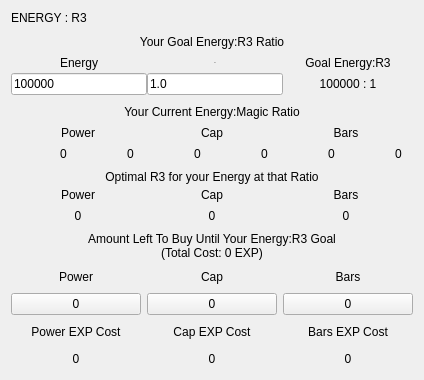
       <widget class="QWidget" name="er3" native="true">
        <layout class="QVBoxLayout" name="verticalLayout_16">
         <item>
          <widget class="QLabel" name="Title_12">
           <property name="text">
            <string>ENERGY : R3</string>
           </property>
           <property name="type_of_header" stdset="0">
            <string>misc</string>
           </property>
          </widget>
         </item>
         <item>
          <layout class="QVBoxLayout" name="layout_er3_goal_ratio">
           <property name="spacing">
            <number>0</number>
           </property>
           <item>
            <widget class="QLabel" name="header_36">
             <property name="minimumSize">
              <size>
               <width>395</width>
               <height>21</height>
              </size>
             </property>
             <property name="maximumSize">
              <size>
               <width>16777215</width>
               <height>21</height>
              </size>
             </property>
             <property name="text">
              <string>Your Goal Energy:R3 Ratio</string>
             </property>
             <property name="alignment">
              <set>Qt::AlignmentFlag::AlignCenter</set>
             </property>
             <property name="type_of_header" stdset="0">
              <string>1</string>
             </property>
            </widget>
           </item>
           <item>
            <layout class="QGridLayout" name="gridLayout_49">
             <item row="0" column="1">
              <widget class="QLabel" name="label_174">
               <property name="minimumSize">
                <size>
                 <width>130</width>
                 <height>21</height>
                </size>
               </property>
               <property name="font">
                <font>
                 <family>Nunito</family>
                 <pointsize>-1</pointsize>
                 <bold>false</bold>
                </font>
               </property>
               <property name="autoFillBackground">
                <bool>false</bool>
               </property>
               <property name="styleSheet">
                <string notr="true"/>
               </property>
               <property name="text">
                <string>R3</string>
               </property>
               <property name="alignment">
                <set>Qt::AlignmentFlag::AlignCenter</set>
               </property>
               <property name="type_of_header" stdset="0">
                <string>2</string>
               </property>
              </widget>
             </item>
             <item row="1" column="1">
              <widget class="QLineEdit" name="er3_edit_goal_ratio_r3">
               <property name="text">
                <string>1.0</string>
               </property>
              </widget>
             </item>
             <item row="0" column="2">
              <widget class="QLabel" name="label_175">
               <property name="minimumSize">
                <size>
                 <width>130</width>
                 <height>21</height>
                </size>
               </property>
               <property name="autoFillBackground">
                <bool>false</bool>
               </property>
               <property name="text">
                <string>Goal Energy:R3</string>
               </property>
               <property name="alignment">
                <set>Qt::AlignmentFlag::AlignCenter</set>
               </property>
               <property name="type_of_header" stdset="0">
                <string>2</string>
               </property>
              </widget>
             </item>
             <item row="1" column="2">
              <widget class="QLabel" name="er3_goal_er3_ratio">
               <property name="minimumSize">
                <size>
                 <width>130</width>
                 <height>21</height>
                </size>
               </property>
               <property name="autoFillBackground">
                <bool>false</bool>
               </property>
               <property name="text">
                <string>100000 : 1</string>
               </property>
               <property name="alignment">
                <set>Qt::AlignmentFlag::AlignCenter</set>
               </property>
               <property name="type_of_header" stdset="0">
                <string>2</string>
               </property>
              </widget>
             </item>
             <item row="1" column="0">
              <widget class="QLineEdit" name="er3_edit_goal_ratio_energy">
               <property name="focusPolicy">
                <enum>Qt::FocusPolicy::StrongFocus</enum>
               </property>
               <property name="inputMethodHints">
                <set>Qt::InputMethodHint::ImhNone</set>
               </property>
               <property name="text">
                <string>100000</string>
               </property>
              </widget>
             </item>
             <item row="0" column="0">
              <widget class="QLabel" name="label_176">
               <property name="minimumSize">
                <size>
                 <width>130</width>
                 <height>21</height>
                </size>
               </property>
               <property name="autoFillBackground">
                <bool>false</bool>
               </property>
               <property name="styleSheet">
                <string notr="true"/>
               </property>
               <property name="text">
                <string>Energy</string>
               </property>
               <property name="alignment">
                <set>Qt::AlignmentFlag::AlignCenter</set>
               </property>
               <property name="type_of_header" stdset="0">
                <string>2</string>
               </property>
              </widget>
             </item>
            </layout>
           </item>
          </layout>
         </item>
         <item>
          <layout class="QVBoxLayout" name="layout_er3_current_ratio">
           <property name="spacing">
            <number>0</number>
           </property>
           <item>
            <widget class="QLabel" name="header_37">
             <property name="minimumSize">
              <size>
               <width>395</width>
               <height>21</height>
              </size>
             </property>
             <property name="maximumSize">
              <size>
               <width>16777215</width>
               <height>21</height>
              </size>
             </property>
             <property name="text">
              <string>Your Current Energy:Magic Ratio</string>
             </property>
             <property name="alignment">
              <set>Qt::AlignmentFlag::AlignCenter</set>
             </property>
             <property name="type_of_header" stdset="0">
              <string>1</string>
             </property>
            </widget>
           </item>
           <item>
            <layout class="QGridLayout" name="gridLayout_50">
             <item row="0" column="1">
              <widget class="QLabel" name="label_177">
               <property name="minimumSize">
                <size>
                 <width>130</width>
                 <height>21</height>
                </size>
               </property>
               <property name="text">
                <string>Cap</string>
               </property>
               <property name="alignment">
                <set>Qt::AlignmentFlag::AlignCenter</set>
               </property>
               <property name="type_of_header" stdset="0">
                <string>2</string>
               </property>
              </widget>
             </item>
             <item row="0" column="0">
              <widget class="QLabel" name="label_178">
               <property name="minimumSize">
                <size>
                 <width>130</width>
                 <height>21</height>
                </size>
               </property>
               <property name="text">
                <string>Power</string>
               </property>
               <property name="alignment">
                <set>Qt::AlignmentFlag::AlignCenter</set>
               </property>
               <property name="type_of_header" stdset="0">
                <string>2</string>
               </property>
              </widget>
             </item>
             <item row="0" column="2">
              <widget class="QLabel" name="label_179">
               <property name="minimumSize">
                <size>
                 <width>130</width>
                 <height>21</height>
                </size>
               </property>
               <property name="text">
                <string>Bars</string>
               </property>
               <property name="alignment">
                <set>Qt::AlignmentFlag::AlignCenter</set>
               </property>
               <property name="type_of_header" stdset="0">
                <string>2</string>
               </property>
              </widget>
             </item>
             <item row="1" column="0">
              <layout class="QHBoxLayout" name="horizontalLayout_32">
               <property name="spacing">
                <number>0</number>
               </property>
               <item>
                <widget class="QLabel" name="er3_cr_power">
                 <property name="minimumSize">
                  <size>
                   <width>105</width>
                   <height>21</height>
                  </size>
                 </property>
                 <property name="maximumSize">
                  <size>
                   <width>130</width>
                   <height>21</height>
                  </size>
                 </property>
                 <property name="text">
                  <string>0</string>
                 </property>
                 <property name="alignment">
                  <set>Qt::AlignmentFlag::AlignCenter</set>
                 </property>
                 <property name="type_of_header" stdset="0">
                  <string>3</string>
                 </property>
                </widget>
               </item>
               <item>
                <widget class="QLabel" name="er3_cr_power_checker">
                 <property name="minimumSize">
                  <size>
                   <width>25</width>
                   <height>21</height>
                  </size>
                 </property>
                 <property name="text">
                  <string>0</string>
                 </property>
                 <property name="alignment">
                  <set>Qt::AlignmentFlag::AlignCenter</set>
                 </property>
                </widget>
               </item>
              </layout>
             </item>
             <item row="1" column="1">
              <layout class="QHBoxLayout" name="horizontalLayout_33">
               <property name="spacing">
                <number>0</number>
               </property>
               <item>
                <widget class="QLabel" name="er3_cr_cap">
                 <property name="minimumSize">
                  <size>
                   <width>105</width>
                   <height>21</height>
                  </size>
                 </property>
                 <property name="maximumSize">
                  <size>
                   <width>130</width>
                   <height>21</height>
                  </size>
                 </property>
                 <property name="text">
                  <string>0</string>
                 </property>
                 <property name="alignment">
                  <set>Qt::AlignmentFlag::AlignCenter</set>
                 </property>
                 <property name="type_of_header" stdset="0">
                  <string>3</string>
                 </property>
                </widget>
               </item>
               <item>
                <widget class="QLabel" name="er3_cr_cap_checker">
                 <property name="minimumSize">
                  <size>
                   <width>25</width>
                   <height>21</height>
                  </size>
                 </property>
                 <property name="text">
                  <string>0</string>
                 </property>
                 <property name="alignment">
                  <set>Qt::AlignmentFlag::AlignCenter</set>
                 </property>
                </widget>
               </item>
              </layout>
             </item>
             <item row="1" column="2">
              <layout class="QHBoxLayout" name="horizontalLayout_34">
               <property name="spacing">
                <number>0</number>
               </property>
               <item>
                <widget class="QLabel" name="er3_cr_bar">
                 <property name="minimumSize">
                  <size>
                   <width>105</width>
                   <height>21</height>
                  </size>
                 </property>
                 <property name="maximumSize">
                  <size>
                   <width>130</width>
                   <height>21</height>
                  </size>
                 </property>
                 <property name="text">
                  <string>0</string>
                 </property>
                 <property name="alignment">
                  <set>Qt::AlignmentFlag::AlignCenter</set>
                 </property>
                 <property name="type_of_header" stdset="0">
                  <string>3</string>
                 </property>
                </widget>
               </item>
               <item>
                <widget class="QLabel" name="er3_cr_bar_checker">
                 <property name="minimumSize">
                  <size>
                   <width>25</width>
                   <height>21</height>
                  </size>
                 </property>
                 <property name="text">
                  <string>0</string>
                 </property>
                 <property name="alignment">
                  <set>Qt::AlignmentFlag::AlignCenter</set>
                 </property>
                </widget>
               </item>
              </layout>
             </item>
            </layout>
           </item>
          </layout>
         </item>
         <item>
          <layout class="QVBoxLayout" name="er3_optimal_energy_at_that_ratio">
           <property name="spacing">
            <number>0</number>
           </property>
           <item>
            <widget class="QLabel" name="header_38">
             <property name="text">
              <string>Optimal R3 for your Energy at that Ratio</string>
             </property>
             <property name="alignment">
              <set>Qt::AlignmentFlag::AlignCenter</set>
             </property>
             <property name="type_of_header" stdset="0">
              <string>1</string>
             </property>
            </widget>
           </item>
           <item>
            <layout class="QGridLayout" name="gridLayout_51">
             <item row="1" column="0">
              <widget class="QLabel" name="er3_optimal_r3_for_energy_power">
               <property name="minimumSize">
                <size>
                 <width>130</width>
                 <height>21</height>
                </size>
               </property>
               <property name="text">
                <string>0</string>
               </property>
               <property name="alignment">
                <set>Qt::AlignmentFlag::AlignCenter</set>
               </property>
               <property name="type_of_header" stdset="0">
                <string>3</string>
               </property>
              </widget>
             </item>
             <item row="1" column="2">
              <widget class="QLabel" name="er3_optimal_r3_for_energy_bar">
               <property name="minimumSize">
                <size>
                 <width>130</width>
                 <height>21</height>
                </size>
               </property>
               <property name="text">
                <string>0</string>
               </property>
               <property name="alignment">
                <set>Qt::AlignmentFlag::AlignCenter</set>
               </property>
               <property name="type_of_header" stdset="0">
                <string>3</string>
               </property>
              </widget>
             </item>
             <item row="1" column="1">
              <widget class="QLabel" name="er3_optimal_r3_for_energy_cap">
               <property name="minimumSize">
                <size>
                 <width>130</width>
                 <height>21</height>
                </size>
               </property>
               <property name="text">
                <string>0</string>
               </property>
               <property name="alignment">
                <set>Qt::AlignmentFlag::AlignCenter</set>
               </property>
               <property name="type_of_header" stdset="0">
                <string>3</string>
               </property>
              </widget>
             </item>
             <item row="0" column="2">
              <widget class="QLabel" name="label_180">
               <property name="minimumSize">
                <size>
                 <width>130</width>
                 <height>21</height>
                </size>
               </property>
               <property name="text">
                <string>Bars</string>
               </property>
               <property name="alignment">
                <set>Qt::AlignmentFlag::AlignCenter</set>
               </property>
               <property name="type_of_header" stdset="0">
                <string>2</string>
               </property>
              </widget>
             </item>
             <item row="0" column="0">
              <widget class="QLabel" name="label_181">
               <property name="minimumSize">
                <size>
                 <width>130</width>
                 <height>21</height>
                </size>
               </property>
               <property name="text">
                <string>Power</string>
               </property>
               <property name="alignment">
                <set>Qt::AlignmentFlag::AlignCenter</set>
               </property>
               <property name="type_of_header" stdset="0">
                <string>2</string>
               </property>
              </widget>
             </item>
             <item row="0" column="1">
              <widget class="QLabel" name="label_182">
               <property name="minimumSize">
                <size>
                 <width>130</width>
                 <height>21</height>
                </size>
               </property>
               <property name="text">
                <string>Cap</string>
               </property>
               <property name="alignment">
                <set>Qt::AlignmentFlag::AlignCenter</set>
               </property>
               <property name="type_of_header" stdset="0">
                <string>2</string>
               </property>
              </widget>
             </item>
            </layout>
           </item>
          </layout>
         </item>
         <item>
          <layout class="QVBoxLayout" name="layout_er3_amount_left_to_buy" stretch="0,0">
           <property name="spacing">
            <number>6</number>
           </property>
           <property name="sizeConstraint">
            <enum>QLayout::SizeConstraint::SetDefaultConstraint</enum>
           </property>
           <item>
            <widget class="QLabel" name="name_er3_amount_left_to_buy">
             <property name="text">
              <string>Amount Left To Buy Until Your Energy:R3 Goal
(Total Cost: 0 EXP)</string>
             </property>
             <property name="alignment">
              <set>Qt::AlignmentFlag::AlignCenter</set>
             </property>
             <property name="type_of_header" stdset="0">
              <string>1</string>
             </property>
            </widget>
           </item>
           <item>
            <layout class="QGridLayout" name="gridLayout_52">
             <item row="2" column="0">
              <widget class="QLabel" name="label_183">
               <property name="minimumSize">
                <size>
                 <width>130</width>
                 <height>21</height>
                </size>
               </property>
               <property name="text">
                <string>Power EXP Cost</string>
               </property>
               <property name="alignment">
                <set>Qt::AlignmentFlag::AlignCenter</set>
               </property>
               <property name="type_of_header" stdset="0">
                <string>2</string>
               </property>
              </widget>
             </item>
             <item row="3" column="1">
              <widget class="QLabel" name="er3_exp_cost_cap">
               <property name="minimumSize">
                <size>
                 <width>130</width>
                 <height>21</height>
                </size>
               </property>
               <property name="text">
                <string>0</string>
               </property>
               <property name="alignment">
                <set>Qt::AlignmentFlag::AlignCenter</set>
               </property>
               <property name="type_of_header" stdset="0">
                <string>3</string>
               </property>
              </widget>
             </item>
             <item row="3" column="0">
              <widget class="QLabel" name="er3_exp_cost_power">
               <property name="minimumSize">
                <size>
                 <width>130</width>
                 <height>21</height>
                </size>
               </property>
               <property name="text">
                <string>0</string>
               </property>
               <property name="alignment">
                <set>Qt::AlignmentFlag::AlignCenter</set>
               </property>
               <property name="type_of_header" stdset="0">
                <string>3</string>
               </property>
              </widget>
             </item>
             <item row="0" column="0">
              <widget class="QLabel" name="label_184">
               <property name="minimumSize">
                <size>
                 <width>130</width>
                 <height>21</height>
                </size>
               </property>
               <property name="text">
                <string>Power</string>
               </property>
               <property name="alignment">
                <set>Qt::AlignmentFlag::AlignCenter</set>
               </property>
               <property name="type_of_header" stdset="0">
                <string>2</string>
               </property>
              </widget>
             </item>
             <item row="2" column="1">
              <widget class="QLabel" name="label_185">
               <property name="minimumSize">
                <size>
                 <width>130</width>
                 <height>21</height>
                </size>
               </property>
               <property name="text">
                <string>Cap EXP Cost</string>
               </property>
               <property name="alignment">
                <set>Qt::AlignmentFlag::AlignCenter</set>
               </property>
               <property name="type_of_header" stdset="0">
                <string>2</string>
               </property>
              </widget>
             </item>
             <item row="0" column="1">
              <widget class="QLabel" name="label_186">
               <property name="minimumSize">
                <size>
                 <width>130</width>
                 <height>21</height>
                </size>
               </property>
               <property name="text">
                <string>Cap</string>
               </property>
               <property name="alignment">
                <set>Qt::AlignmentFlag::AlignCenter</set>
               </property>
               <property name="type_of_header" stdset="0">
                <string>2</string>
               </property>
              </widget>
             </item>
             <item row="0" column="2">
              <widget class="QLabel" name="label_187">
               <property name="minimumSize">
                <size>
                 <width>130</width>
                 <height>21</height>
                </size>
               </property>
               <property name="text">
                <string>Bars</string>
               </property>
               <property name="alignment">
                <set>Qt::AlignmentFlag::AlignCenter</set>
               </property>
               <property name="type_of_header" stdset="0">
                <string>2</string>
               </property>
              </widget>
             </item>
             <item row="2" column="2">
              <widget class="QLabel" name="label_188">
               <property name="minimumSize">
                <size>
                 <width>130</width>
                 <height>21</height>
                </size>
               </property>
               <property name="text">
                <string>Bars EXP Cost</string>
               </property>
               <property name="alignment">
                <set>Qt::AlignmentFlag::AlignCenter</set>
               </property>
               <property name="type_of_header" stdset="0">
                <string>2</string>
               </property>
              </widget>
             </item>
             <item row="3" column="2">
              <widget class="QLabel" name="er3_exp_cost_bar">
               <property name="minimumSize">
                <size>
                 <width>130</width>
                 <height>21</height>
                </size>
               </property>
               <property name="text">
                <string>0</string>
               </property>
               <property name="alignment">
                <set>Qt::AlignmentFlag::AlignCenter</set>
               </property>
               <property name="type_of_header" stdset="0">
                <string>3</string>
               </property>
              </widget>
             </item>
             <item row="1" column="2">
              <widget class="QPushButton" name="er3_amount_left_to_buy_bar">
               <property name="minimumSize">
                <size>
                 <width>21</width>
                 <height>21</height>
                </size>
               </property>
               <property name="layoutDirection">
                <enum>Qt::LayoutDirection::RightToLeft</enum>
               </property>
               <property name="text">
                <string>0</string>
               </property>
               <property name="icon">
                <iconset resource="../resources/resources_qt.qrc">
                 <normaloff>:/icons/icons/copy_icon.png</normaloff>:/icons/icons/copy_icon.png</iconset>
               </property>
              </widget>
             </item>
             <item row="1" column="1">
              <widget class="QPushButton" name="er3_amount_left_to_buy_cap">
               <property name="minimumSize">
                <size>
                 <width>21</width>
                 <height>21</height>
                </size>
               </property>
               <property name="layoutDirection">
                <enum>Qt::LayoutDirection::RightToLeft</enum>
               </property>
               <property name="text">
                <string>0</string>
               </property>
               <property name="icon">
                <iconset resource="../resources/resources_qt.qrc">
                 <normaloff>:/icons/icons/copy_icon.png</normaloff>:/icons/icons/copy_icon.png</iconset>
               </property>
              </widget>
             </item>
             <item row="1" column="0">
              <widget class="QPushButton" name="er3_amount_left_to_buy_power">
               <property name="minimumSize">
                <size>
                 <width>21</width>
                 <height>21</height>
                </size>
               </property>
               <property name="layoutDirection">
                <enum>Qt::LayoutDirection::RightToLeft</enum>
               </property>
               <property name="text">
                <string>0</string>
               </property>
               <property name="icon">
                <iconset resource="../resources/resources_qt.qrc">
                 <normaloff>:/icons/icons/copy_icon.png</normaloff>:/icons/icons/copy_icon.png</iconset>
               </property>
              </widget>
             </item>
            </layout>
           </item>
          </layout>
         </item>
        </layout>
       </widget>
